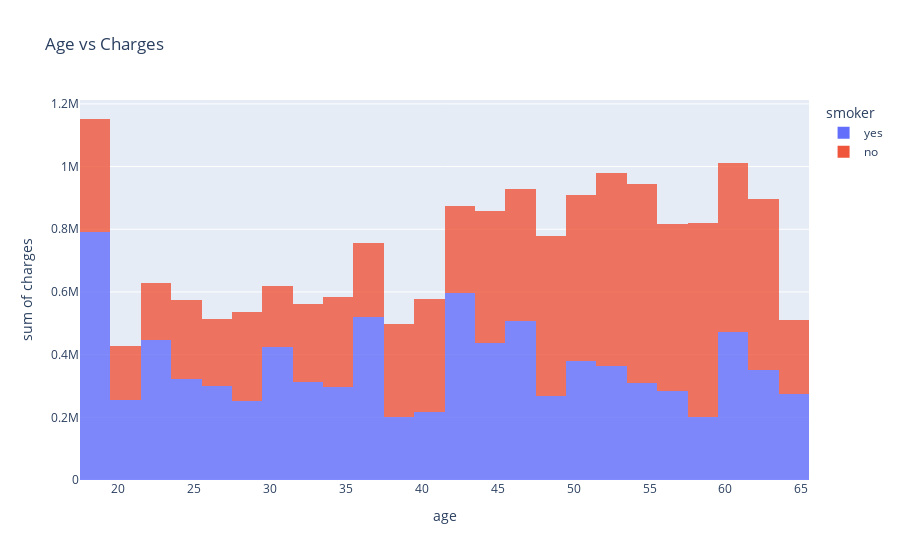

Notebook code cell kept with this figure:
### Code cell
fig =  px.histogram(medical_df,x='age',y='charges', color='smoker'
                    ,opacity=0.8, hover_data=['sex'],title='Age vs Charges')


fig.show()

### Figure 1 — Plotly figure (JSON) as saved in the notebook; plotly's stock layout.template omitted (floating-point values rounded to 4 significant figures; data arrays with more than 128 entries replaced by an {"elided": "..."} marker saying what was removed)
{"data": [{"alignmentgroup": "True", "bingroup": "x", "histfunc": "sum", "hovertemplate": "smoker=yes<br>age=%{x}<br>sum of charges=%{y}<extra></extra>", "legendgroup": "yes", "marker": {"color": "#636efa", "opacity": 0.8, "pattern": {"shape": ""}}, "name": "yes", "offsetgroup": "yes", "orientation": "v", "showlegend": true, "type": "histogram", "x": {"elided": "274 int values"}, "xaxis": "x", "y": {"elided": "274 float values"}, "yaxis": "y"}, {"alignmentgroup": "True", "bingroup": "x", "histfunc": "sum", "hovertemplate": "smoker=no<br>age=%{x}<br>sum of charges=%{y}<extra></extra>", "legendgroup": "no", "marker": {"color": "#EF553B", "opacity": 0.8, "pattern": {"shape": ""}}, "name": "no", "offsetgroup": "no", "orientation": "v", "showlegend": true, "type": "histogram", "x": {"elided": "1064 int values"}, "xaxis": "x", "y": {"elided": "1064 float values"}, "yaxis": "y"}], "layout": {"barmode": "relative", "legend": {"title": {"text": "smoker"}, "tracegroupgap": 0}, "title": {"text": "Age vs Charges"}, "xaxis": {"anchor": "y", "domain": [0, 1], "title": {"text": "age"}}, "yaxis": {"anchor": "x", "domain": [0, 1], "title": {"text": "sum of charges"}}}}
